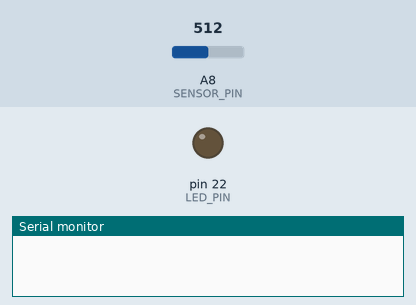
Bench run of a program on a simulated Arduino Mega 2560, built with avr-gcc and run on an emulated ATmega2560. Shown: output pins drawn as LEDs (lit = HIGH), the last lines printed to the serial monitor. Inputs (shaded band) come from the test bench; at power-on: A8 (SENSOR_PIN) = 512.

Above: at 1.2 s.
1.3 s: A8 (SENSOR_PIN) set to 658
3.2 s: A8 (SENSOR_PIN) set to 685
At 3.9 s:
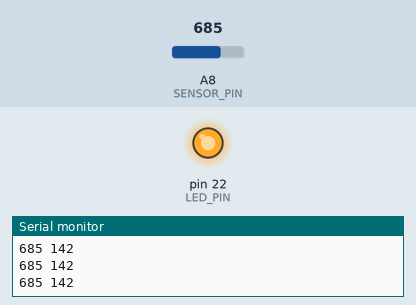
4.7 s: A8 (SENSOR_PIN) set to 792
6.2 s: A8 (SENSOR_PIN) set to 809
At 7.2 s:
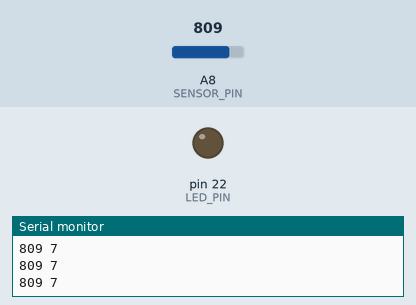
9.2 s: A8 (SENSOR_PIN) set to 790
At 9.5 s:
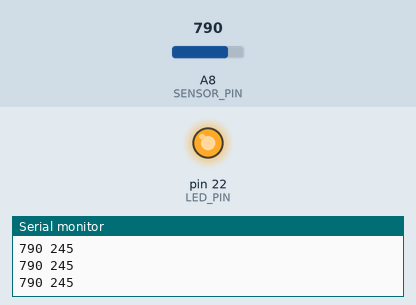
Timing chart, 0 to 11.7 s (numbered marks = the images above; inputs shaded):
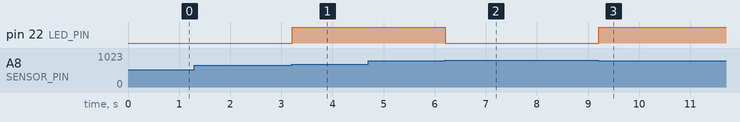

The program:

main.cpp
```cpp
#include <Arduino.h>

// Pin assignments — must match wiring.yaml
constexpr int LED_PIN    = 22;
constexpr int SENSOR_PIN = A8;

// Calibration: sensor reads ~540 when dry, ~800 when wet
constexpr int DRY_THRESHOLD = 540;
constexpr int WET_MAX       = 800;

void setup() {
  Serial.begin(9600);
  pinMode(LED_PIN, OUTPUT);
  digitalWrite(LED_PIN, LOW);
}

void loop() {
  unsigned int sensorValue = analogRead(SENSOR_PIN);

  if (sensorValue < DRY_THRESHOLD) return;

  // Map sensor range to LED brightness (0-255)
  uint8_t brightness = map(sensorValue, DRY_THRESHOLD, WET_MAX, 0, 255);

  Serial.print(sensorValue);
  Serial.print(" ");
  Serial.println(brightness);

  analogWrite(LED_PIN, brightness);
}
```

Measured:
- the behaviour switches between 670 and 671 on A8 (SENSOR_PIN) (found by bisection; images 0 and 1)
- the behaviour switches between 801 and 802 on A8 (SENSOR_PIN) (found by bisection; images 1 and 2)
- after the input at 3.2 s, pin 22 (LED_PIN): LOW → HIGH at once
- after the input at 6.2 s, pin 22 (LED_PIN): HIGH → LOW at once
- after the input at 9.2 s, pin 22 (LED_PIN): LOW → HIGH at once
